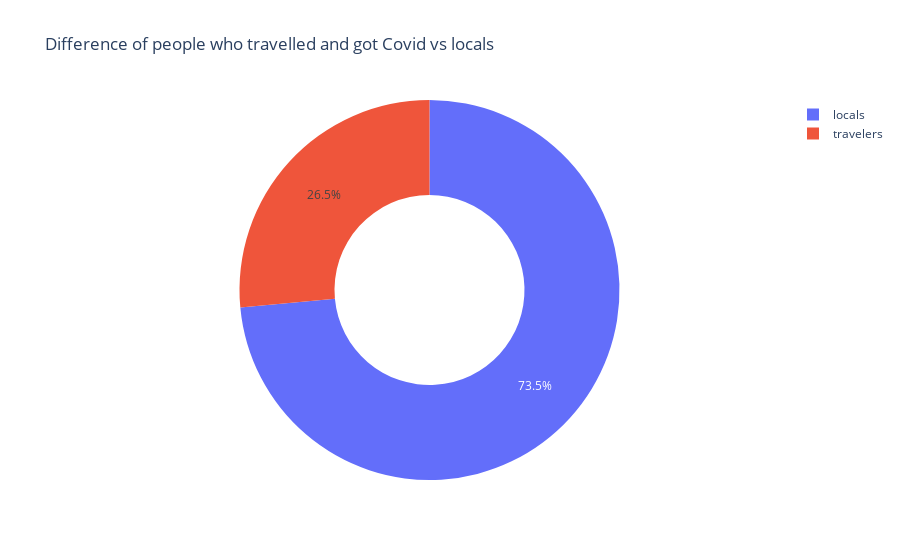

Notebook cell for this chart:
### Code cell
local=df[df['Travel_history']=='Local - Social Contact'].count().shape[0]
travelled=df[df['Travel_history']!='Local - Social Contact'].count().shape[0]
labels=['locals','travelers']
values=[local,travelled]
fig=px.pie(df,values=values,names=labels,title='Difference of people who travelled and got Covid vs locals',hole=0.5)
fig.show()

### Figure 1 — Plotly figure (JSON) as saved in the notebook; plotly's stock layout.template omitted (floating-point values rounded to 4 significant figures)
{"data": [{"domain": {"x": [0, 1], "y": [0, 1]}, "hole": 0.5, "hovertemplate": "label=%{label}<br>value=%{value}<extra></extra>", "labels": ["locals", "travelers"], "legendgroup": "", "name": "", "showlegend": true, "type": "pie", "values": [672, 242]}], "layout": {"legend": {"tracegroupgap": 0}, "title": {"text": "Difference of people who travelled and got Covid vs locals"}}}
